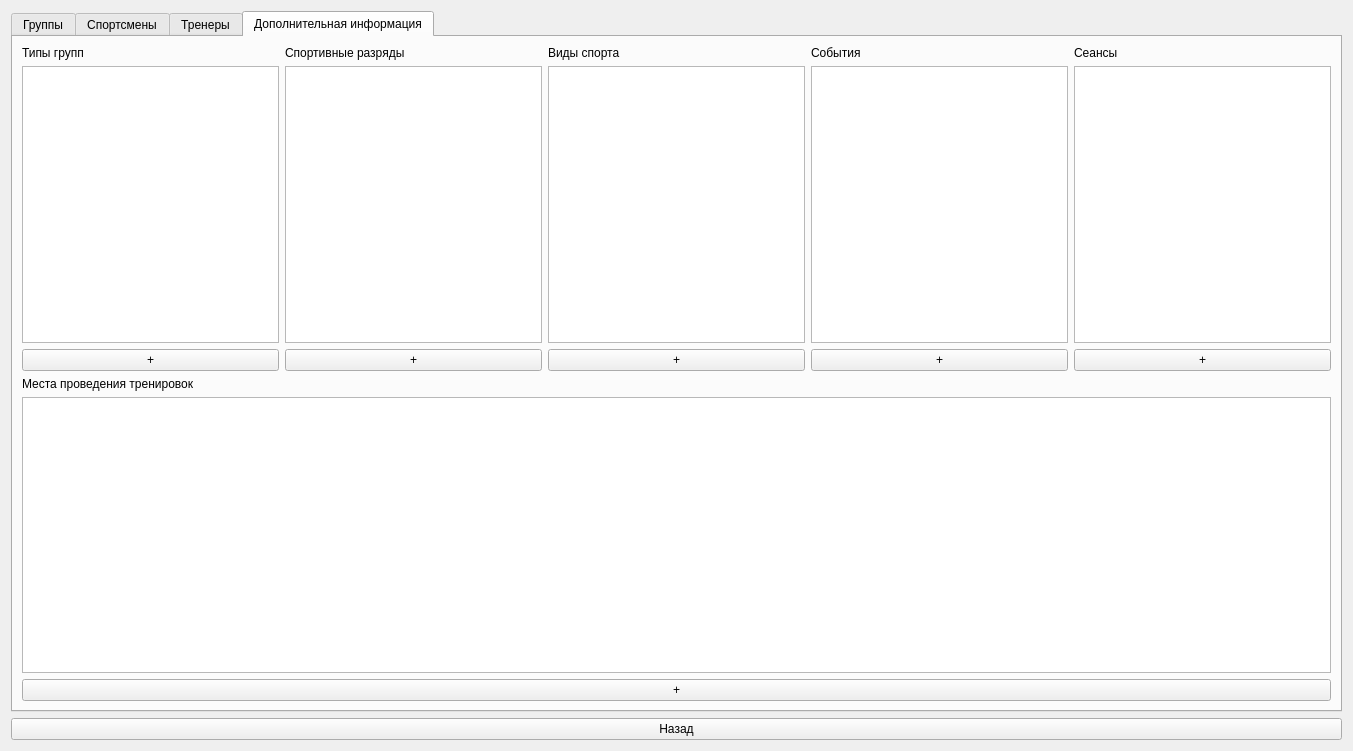
<?xml version="1.0" encoding="UTF-8"?>
<ui version="4.0">
 <class>DatabaseWindow</class>
 <widget class="QWidget" name="DatabaseWindow">
  <property name="geometry">
   <rect>
    <x>0</x>
    <y>0</y>
    <width>1353</width>
    <height>751</height>
   </rect>
  </property>
  <property name="windowTitle">
   <string>Form</string>
  </property>
  <layout class="QVBoxLayout" name="verticalLayout_2">
   <item>
    <layout class="QVBoxLayout" name="verticalLayout">
     <item>
      <widget class="QTabWidget" name="tabWidget">
       <property name="currentIndex">
        <number>3</number>
       </property>
       <widget class="QWidget" name="tab">
        <attribute name="title">
         <string>Группы</string>
        </attribute>
        <layout class="QHBoxLayout" name="horizontalLayout_5">
         <item>
          <layout class="QVBoxLayout" name="verticalLayout_9">
           <item>
            <widget class="QTableWidget" name="tableWidget_Group"/>
           </item>
           <item>
            <widget class="QPushButton" name="pushButton_AddGroups">
             <property name="text">
              <string>+</string>
             </property>
            </widget>
           </item>
           <item>
            <widget class="QPushButton" name="pushButton_Organizations">
             <property name="text">
              <string>Просмотреть зарегистрированные организации</string>
             </property>
            </widget>
           </item>
          </layout>
         </item>
        </layout>
       </widget>
       <widget class="QWidget" name="tab_2">
        <attribute name="title">
         <string>Спортсмены</string>
        </attribute>
        <layout class="QHBoxLayout" name="horizontalLayout_4">
         <item>
          <layout class="QVBoxLayout" name="verticalLayout_8">
           <item>
            <widget class="QTableWidget" name="tableWidget_Pupils"/>
           </item>
           <item>
            <widget class="QPushButton" name="pushButton_AddPupils">
             <property name="text">
              <string>+</string>
             </property>
            </widget>
           </item>
          </layout>
         </item>
        </layout>
       </widget>
       <widget class="QWidget" name="tab_3">
        <attribute name="title">
         <string>Тренеры</string>
        </attribute>
        <layout class="QHBoxLayout" name="horizontalLayout_3">
         <item>
          <layout class="QVBoxLayout" name="verticalLayout_7">
           <item>
            <widget class="QLabel" name="label_5">
             <property name="text">
              <string>Тренеры</string>
             </property>
            </widget>
           </item>
           <item>
            <widget class="QTableView" name="tableView_Coaches"/>
           </item>
           <item>
            <widget class="QPushButton" name="pushButton_AddCoach">
             <property name="text">
              <string>+</string>
             </property>
            </widget>
           </item>
          </layout>
         </item>
        </layout>
       </widget>
       <widget class="QWidget" name="tab_4">
        <attribute name="title">
         <string>Дополнительная информация</string>
        </attribute>
        <layout class="QVBoxLayout" name="verticalLayout_17">
         <item>
          <layout class="QVBoxLayout" name="verticalLayout_18">
           <item>
            <layout class="QHBoxLayout" name="horizontalLayout" stretch="0,0,0,0,0">
             <item>
              <layout class="QVBoxLayout" name="verticalLayout_3">
               <item>
                <widget class="QLabel" name="label">
                 <property name="text">
                  <string>Типы групп</string>
                 </property>
                </widget>
               </item>
               <item>
                <widget class="QTableView" name="tableView_Group_types">
                 <property name="maximumSize">
                  <size>
                   <width>350</width>
                   <height>16777215</height>
                  </size>
                 </property>
                </widget>
               </item>
               <item>
                <widget class="QPushButton" name="pushButton_AddGroupTypes">
                 <property name="text">
                  <string>+</string>
                 </property>
                </widget>
               </item>
              </layout>
             </item>
             <item>
              <layout class="QVBoxLayout" name="verticalLayout_5">
               <item>
                <widget class="QLabel" name="label_3">
                 <property name="text">
                  <string>Спортивные разряды</string>
                 </property>
                </widget>
               </item>
               <item>
                <widget class="QTableView" name="tableView_Ranks"/>
               </item>
               <item>
                <widget class="QPushButton" name="pushButton_AddRanks">
                 <property name="text">
                  <string>+</string>
                 </property>
                </widget>
               </item>
              </layout>
             </item>
             <item>
              <layout class="QVBoxLayout" name="verticalLayout_4">
               <item>
                <widget class="QLabel" name="label_2">
                 <property name="text">
                  <string>Виды спорта</string>
                 </property>
                </widget>
               </item>
               <item>
                <widget class="QTableWidget" name="tableWidget_Branches"/>
               </item>
               <item>
                <widget class="QPushButton" name="pushButton_AddBranches">
                 <property name="text">
                  <string>+</string>
                 </property>
                </widget>
               </item>
              </layout>
             </item>
             <item>
              <layout class="QVBoxLayout" name="verticalLayout_20">
               <item>
                <widget class="QLabel" name="label_7">
                 <property name="text">
                  <string>События</string>
                 </property>
                </widget>
               </item>
               <item>
                <widget class="QTableView" name="tableView_Events"/>
               </item>
               <item>
                <widget class="QPushButton" name="pushButton_AddEvent">
                 <property name="text">
                  <string>+</string>
                 </property>
                </widget>
               </item>
              </layout>
             </item>
             <item>
              <layout class="QVBoxLayout" name="verticalLayout_6">
               <item>
                <widget class="QLabel" name="label_6">
                 <property name="text">
                  <string>Сеансы</string>
                 </property>
                </widget>
               </item>
               <item>
                <widget class="QTableView" name="tableView_Time"/>
               </item>
               <item>
                <widget class="QPushButton" name="pushButton_AddTime">
                 <property name="text">
                  <string>+</string>
                 </property>
                </widget>
               </item>
              </layout>
             </item>
            </layout>
           </item>
           <item>
            <layout class="QVBoxLayout" name="verticalLayout_19">
             <item>
              <widget class="QLabel" name="label_4">
               <property name="text">
                <string>Места проведения тренировок</string>
               </property>
              </widget>
             </item>
             <item>
              <widget class="QTableView" name="tableView_Place"/>
             </item>
             <item>
              <widget class="QPushButton" name="pushButton_AddPlace">
               <property name="text">
                <string>+</string>
               </property>
              </widget>
             </item>
            </layout>
           </item>
          </layout>
         </item>
        </layout>
       </widget>
      </widget>
     </item>
    </layout>
   </item>
   <item>
    <widget class="QPushButton" name="pushButton_Home">
     <property name="text">
      <string>Назад</string>
     </property>
    </widget>
   </item>
  </layout>
 </widget>
 <resources/>
 <connections/>
</ui>
